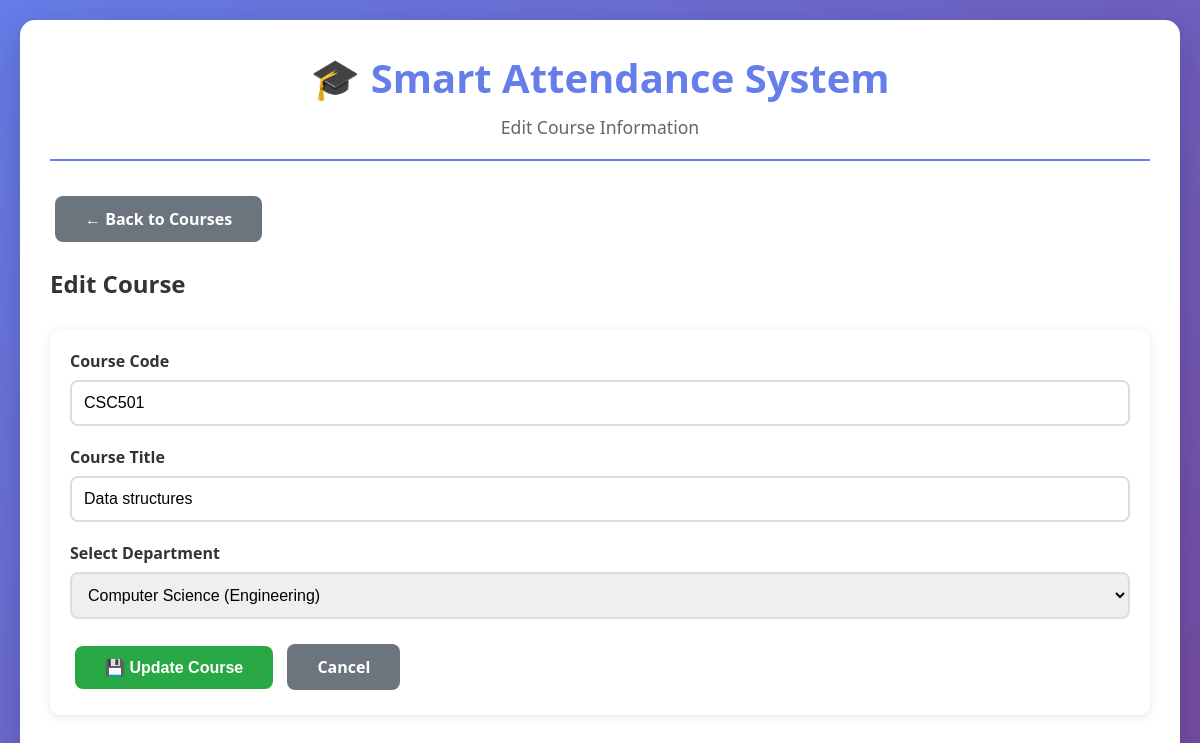
Screenshot of /admin/courses/1/edit with the database file from the repository.
### tables this page shows
CREATE TABLE courses (
        id INTEGER PRIMARY KEY AUTOINCREMENT,
        course_code TEXT UNIQUE NOT NULL,
        course_title TEXT NOT NULL,
        department_id INTEGER NOT NULL,
        created_at TEXT DEFAULT CURRENT_TIMESTAMP,
        FOREIGN KEY (department_id) REFERENCES departments(id) ON DELETE CASCADE
    );

CREATE TABLE departments (
        id INTEGER PRIMARY KEY AUTOINCREMENT,
        name TEXT NOT NULL,
        faculty_id INTEGER NOT NULL,
        created_at TEXT DEFAULT CURRENT_TIMESTAMP,
        UNIQUE(name, faculty_id),
        FOREIGN KEY (faculty_id) REFERENCES faculties(id) ON DELETE CASCADE
    );

### app.py (the view, shortened to what this page needs)
@app.route("/admin/courses/<int:cid>/edit", methods=["GET","POST"])
def admin_edit_course(cid):
    conn = get_connection()
    depts  = conn.execute("SELECT d.id, d.name, f.name as faculty_name FROM departments d JOIN faculties f ON f.id=d.faculty_id ORDER BY d.name").fetchall()
    course = conn.execute("SELECT * FROM courses WHERE id=?",(cid,)).fetchone()
    conn.close()
    if not course: flash("❌ Not found","error"); return redirect(url_for("admin_courses"))
    return render_template("admin/edit_course.html", course=course, departments=depts)

### database.py (called while the page is built)
def get_connection():
    conn = sqlite3.connect(Config.DB_NAME, timeout=10, check_same_thread=False)
    conn.row_factory = sqlite3.Row
    conn.execute("PRAGMA foreign_keys = ON")
    return conn

### templates/admin/edit_course.html (shortened to what this page needs)
{% extends "base.html" %}
{% block subtitle %}Edit Course Information{% endblock %}
{% block content %}
<div class="nav-links">
    <a href="/admin/courses" class="btn btn-secondary">← Back to Courses</a>
</div>
<h2 style="color: #333; margin-bottom: 30px;">Edit Course</h2>
<div class="card">
    <form method="POST">
        <div class="form-group">
            <label for="course_code">Course Code</label>
            <input type="text" id="course_code" name="course_code" value="{{ course.course_code }}" required>
        </div>
        <div class="form-group">
            <label for="course_title">Course Title</label>
            <input type="text" id="course_title" name="course_title" value="{{ course.course_title }}" required>
        </div>
        <div class="form-group">
            <label for="department_id">Select Department</label>
            <select id="department_id" name="department_id" required>
                {% for dept in departments %}
                    <option value="{{ dept.id }}" {% if dept.id == course.department_id %}selected{% endif %}>
                        {{ dept.name }} ({{ dept.faculty_name }})
                    </option>
                {% endfor %}
            </select>
        </div>
        <button type="submit" class="btn btn-success">💾 Update Course</button>
        <a href="/admin/courses" class="btn btn-secondary">Cancel</a>
    </form>
</div>
{% endblock %}

### templates/base.html (style rules this page uses)
* { margin: 0; padding: 0; box-sizing: border-box; }
body { font-family: 'Segoe UI', Tahoma, Geneva, Verdana, sans-serif; background: linear-gradient(135deg, #667eea 0%, #764ba2 100%); min-height: 100vh; padding: 20px; }
.btn { display: inline-block; padding: 12px 30px; background: #667eea; color: white; text-decoration: none; border-radius: 8px; border: none; cursor: pointer; font-size: 1em; font-weight: 600; transition: all 0.3s; margin: 5px; }
.btn-secondary { background: #6c757d; }
.btn-success { background: #28a745; }
.form-group { margin-bottom: 20px; }
.form-group label { display: block; margin-bottom: 8px; color: #333; font-weight: 600; }
.form-group input, .form-group select, .form-group textarea { width: 100%; padding: 12px; border: 2px solid #ddd; border-radius: 8px; font-size: 1em; transition: border 0.3s; }
.card { background: white; border-radius: 10px; padding: 20px; margin-bottom: 20px; box-shadow: 0 2px 10px rgba(0,0,0,0.1); }
.nav-links { display: flex; gap: 10px; margin-bottom: 20px; flex-wrap: wrap; }

### rows the page displays
courses: course_code "CSC501", course_title "Data structures", department_id "Computer Science (Engineering)"
